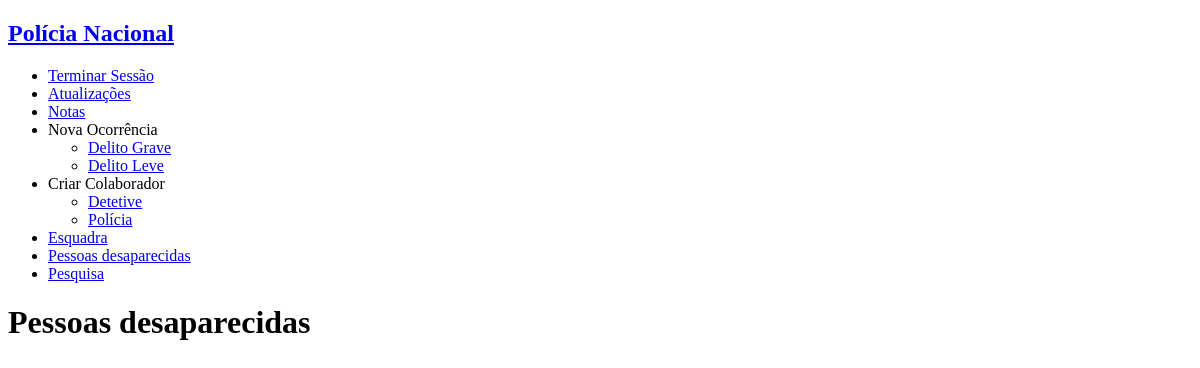
The page /missing_people.php (signed in) on the database as committed earlier.
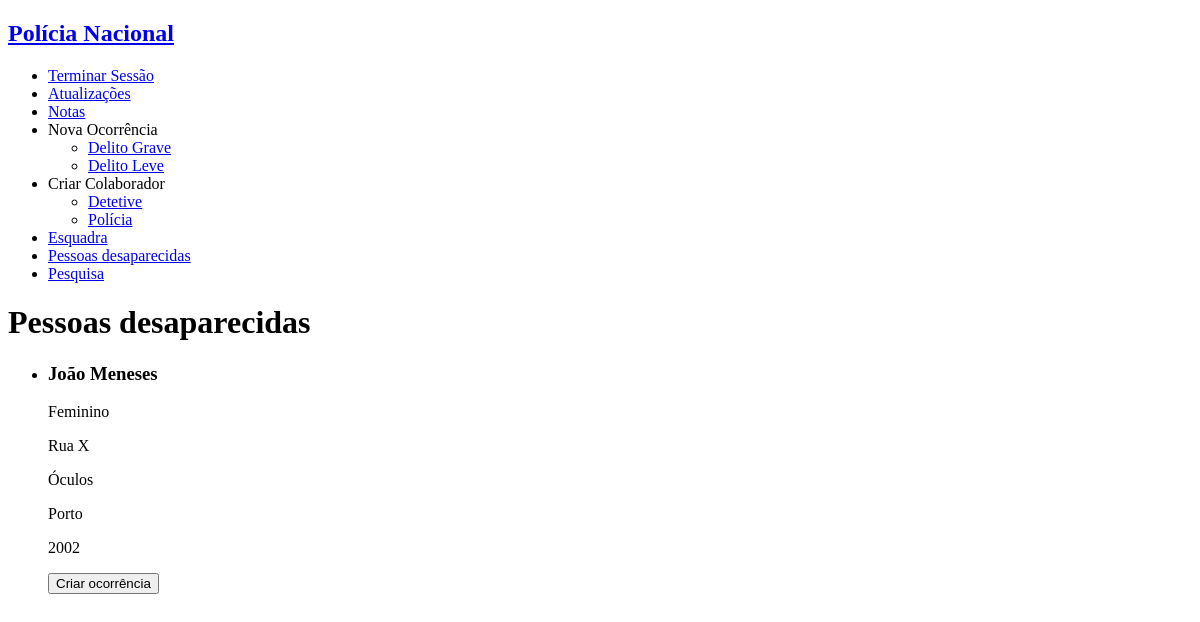
The same page on the database as committed later.
### tables this page shows
CREATE TABLE missing_person (
    id INTEGER PRIMARY KEY,
    gender VARCHAR NOT NULL,
    name VARCHAR NOT NULL,
    adress VARCHAR NOT NULL,
    description VARCHAR NOT NULL,
    local VARCHAR NOT NULL,
    date DATE NOT NULL,
    id_station INTEGER REFERENCES stations
);

CREATE TABLE personnel (
    username VARCHAR PRIMARY KEY,
    password VARCHAR NOT NULL,
    email VARCHAR(320) NOT NULL, -- 64 characters for local part + @ + 255 for domain name
    fullname VARCHAR(128) NOT NULL,
    gender VARCHAR NOT NULL,
    birthdate date NOT NULL,
    naturality VARCHAR NOT NULL,
    start_service date NOT NULL,
    school VARCHAR REFERENCES schools NOT NULL,
    position VARCHAR REFERENCES positions NOT NULL,
    station INTEGER REFERENCES stations
);

### database/connection.php (called while the page is built, shortened)
<?php $db = new PDO('sqlite:database/database.db');
function getUserByUsername($username) {
  global $db;
  $query = $db->prepare('SELECT * FROM personnel WHERE username = ?');
  $query->execute(array($username));
  return $query->fetch();
}
function GetStationByID($id){
  global $db;
  $query = $db->prepare('SELECT * FROM stations WHERE id = ?');
  $query->execute([$id]);
  return $query->fetch();
}
function GetMissingPeopleByUserStation($username) {
  global $db;
  $query = $db->prepare('SELECT * FROM missing_person JOIN personnel ON id_station=station WHERE username=?');
  $query->execute(array($username));
  return $query->fetchAll();
}

### missing_people.php (the view, shortened to what this page needs)
<?php
include_once('database/connection.php');
$username = $_SESSION['username'];
$people = GetMissingPeopleByUserStation($username);
?>
<!DOCTYPE html>
<html>
<?php include_once('common/header_aside.php'); ?>
<body>
    <h1>Pessoas desaparecidas</h1>
    <ul>
        <?php foreach ($people as $person) {
            echo '<li><h3>' . $person['name'] . '</h3></li>';
            echo '<p>' . $person['gender'] . '</p>';
            echo '<p>' . $person['adress'] . '</p>';
            echo '<p>' . $person['description'] . '</p>';
            echo '<p>' . $person['local'] . '</p>';
            echo '<p>' . $person['date'] . '</p>'; ?>
            <button type="button" onclick="location.href='new_occurrence.php?id=<?=$person['id']?>&local=<?=$person['local']?>&name=<?=$person['name']?>&date=<?=$person['date']?>&local=<?=$person['local']?>'">Criar ocorrência</button>
        <?}?>
    </ul>

### common/header_aside.php (shortened to what this page needs)
<?php
include_once('database/connection.php');
$user = getUserByUsername($username);
if (!isset($station)){
    $station=GetStationByID($user['station']);
}
?>
<!DOCTYPE html>
<html lang="en-US">
    <header>
        <a href="main.php"><h2>Polícia Nacional</h2></a>
    </header>
    <aside id="right_bar">
            <ul>
                <li><a href="log_out.php">Terminar Sessão</a></li>
                <li><a href="updates.php">Atualizações</a></li>
                <li><a href="notes.php">Notas</a></li>
                <?php if ($user['position']!="Diretor Nacional"){?>
                    <li><a> Nova Ocorrência</a></li>
                    <ul>
                        <?php if ($user['position']!="Polícia"){?>
                            <li><a href="new_occurrence.php?relevance=2"> Delito Grave </a></li>
                        <?php } ?>
                            <li><a href="new_occurrence.php?relevance=1"> Delito Leve </a></li>
                    </ul>
                <?php }?>
                <?php if ($user['position']=="Diretor Nacional" || $user['position']=="Chefe de Esquadra" ){?>
                    <li><a> Criar Colaborador </a></li>
                        <ul>
                                <li><a href="create_personnel.php?position=Detetive"> Detetive </a></li>
                                <li><a href="create_personnel.php?position=Polícia"> Polícia </a></li>
                        </ul>
                <?php } ?>
                <?php if ($user['position']!="Diretor Nacional"){?>
                    <li><a href="station.php?station=<?=$station['id']?>">Esquadra</a></li>
                <?php } ?>
                <?php if ($user['position']=="Chefe de Esquadra"){?>
                    <li><a href="missing_people.php">Pessoas desaparecidas</a></li>
                <?php } ?>
                <li><a href="search.php">Pesquisa</a></li>
            </ul>
    </aside>
</html>

Rows that differ between the two databases and show on the page:
added missing_person: name "João Meneses", personnel.gender "Feminino", adress "Rua X", description "Óculos", local "Porto", date "2002"
